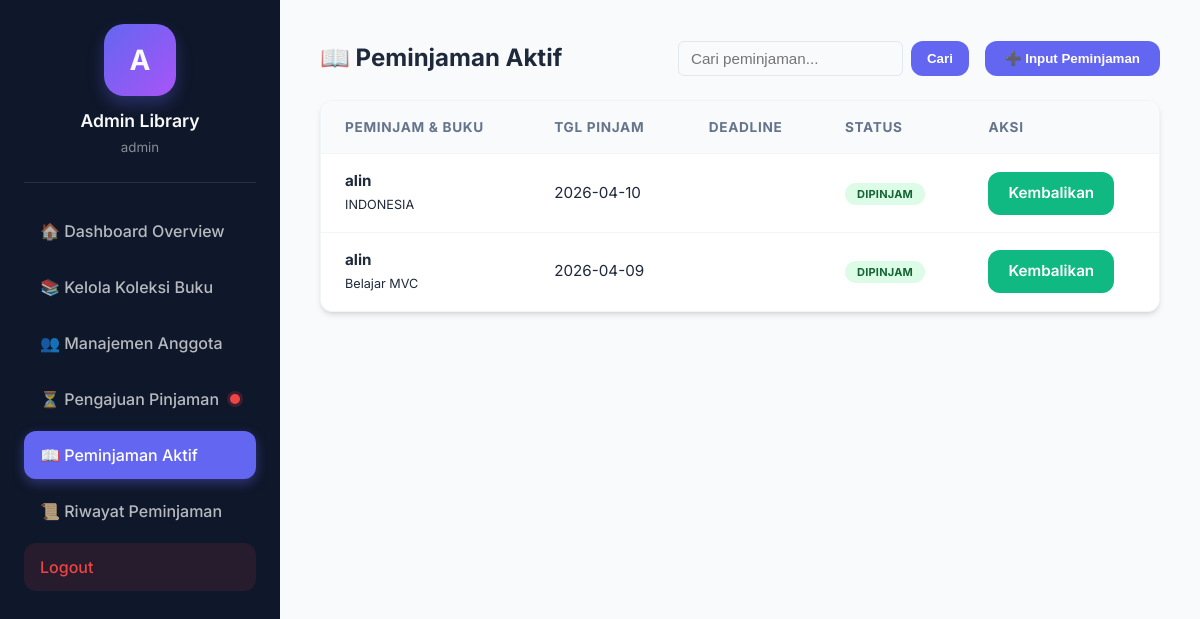
/index.php?url=admin/pinjamanAktif (signed in), run on the app's committed database.
### tables this page shows
CREATE TABLE `tb_peminjaman` (
  `id_peminjaman` int NOT NULL,
  `id_user` int DEFAULT NULL,
  `id_buku` int DEFAULT NULL,
  `tanggal_pinjam` date DEFAULT NULL,
  `tanggal_kembali` date DEFAULT NULL,
  `STATUS` varchar(50) NOT NULL DEFAULT 'Menunggu Persetujuan',
  `id_admin` int DEFAULT NULL,
  `alasan_penolakan` text
);

CREATE TABLE `tb_user` (
  `id_user` int NOT NULL,
  `nama` varchar(100) NOT NULL,
  `email` varchar(100) NOT NULL,
  `password` varchar(255) NOT NULL,
  `jenis_kelamin` varchar(20) DEFAULT NULL,
  `status` varchar(50) DEFAULT NULL,
  `role` enum('admin','user') DEFAULT 'user',
  `status_aktif` enum('Ya','Tidak') NOT NULL DEFAULT 'Ya'
);

CREATE TABLE `tb_buku` (
  `id_buku` int NOT NULL,
  `judul_buku` varchar(100) NOT NULL,
  `pengarang` varchar(100) NOT NULL,
  `penerbit` varchar(100) NOT NULL,
  `tahun_terbit` year DEFAULT NULL,
  `stok` int DEFAULT NULL,
  `status_tampil` enum('Ya','Tidak') NOT NULL DEFAULT 'Ya'
);

### app/controllers/AdminController.php (called while the page is built, shortened)
<?php
require_once __DIR__ . '/../models/PeminjamanModel.php';
class AdminController {
    public function pinjamanAktif() {
        global $conn;
        $peminjamanModel = new PeminjamanModel($conn);
        $keyword = isset($_GET['search']) ? trim($_GET['search']) : '';
        $data_peminjaman = $peminjamanModel->getAllPeminjaman($keyword);
        $data_dipinjam = array_filter($data_peminjaman, function($r) { return $r['STATUS'] == 'Dipinjam'; });
        $pendingCount = $peminjamanModel->getPendingCount();
        require_once __DIR__ . '/../views/admin/pinjaman_aktif.php';
    }
}

### app/models/PeminjamanModel.php (called while the page is built, shortened)
<?php
class PeminjamanModel {
    private $db;
    public function __construct($pdo) {
        $this->db = $pdo;
    }
    public function getPendingCount() {
        $sql = "SELECT COUNT(*) as total
                FROM tb_peminjaman p
                JOIN tb_buku b ON p.id_buku = b.id_buku
                JOIN tb_user u ON p.id_user = u.id_user
                WHERE p.STATUS = 'Menunggu Persetujuan'";
        $stmt = $this->db->prepare($sql);
        $stmt->execute();
        $result = $stmt->fetch(PDO::FETCH_ASSOC);
        return (int) $result['total'];
    }
    public function getAllPeminjaman($keyword = '') {
        $sql = "SELECT p.*, b.judul_buku, u.nama AS nama_siswa
                FROM tb_peminjaman p
                JOIN tb_buku b ON p.id_buku = b.id_buku
                JOIN tb_user u ON p.id_user = u.id_user";
        $params = [];
        $sql .= " ORDER BY p.tanggal_pinjam DESC";
        $stmt = $this->db->prepare($sql);
        $stmt->execute($params);
        return $stmt->fetchAll(PDO::FETCH_ASSOC);
    }
}

### app/views/admin/pinjaman_aktif.php (the view, shortened to what this page needs)
<!DOCTYPE html>
<html lang="id">
<head>
    <link rel="stylesheet" href="<?= BASEURL ?>/css/style.css">
</head>
<body>
    <div class="dashboard-container">
        <div class="sidebar">
            <div class="profile-section">
                <div class="avatar">A</div>
                <h3>Admin Library</h3>
                <small><?= $_SESSION['user']['username'] ?></small>
            </div>
            <nav>
                <a href="index.php?url=admin/dashboard" class="nav-link <?= (!isset($_GET['url']) || strpos($_GET['url'], 'dashboard') !== false)  ? 'active' : '' ?>">
                    <span>🏠 Dashboard Overview</span>
                </a>
                <a href="index.php?url=admin/buku" class="nav-link <?= strpos($_GET['url'] ?? '', 'buku') !== false ? 'active' : '' ?>">
                    <span>📚 Kelola Koleksi Buku</span>
                </a>
                <a href="index.php?url=admin/anggota" class="nav-link <?= strpos($_GET['url'] ?? '', 'anggota') !== false ? 'active' : '' ?>">
                    <span>👥 Manajemen Anggota</span>
                </a>
                <a href="index.php?url=admin/pengajuan" class="nav-link <?= strpos($_GET['url'] ?? '', 'pengajuan') !== false ? 'active' : '' ?>" style="display: flex; justify-content: space-between; align-items: center;">
                    <span>⏳ Pengajuan Pinjaman</span>
                    <?php if(isset($pendingCount) && $pendingCount > 0): ?>
                        <span style="width: 10px; height: 10px; background-color: #ef4444; border-radius: 50%; display: inline-block; box-shadow: 0 0 0 3px rgba(239, 68, 68, 0.2);"></span>
                    <?php endif; ?>
                </a>
                <a href="index.php?url=admin/pinjamanAktif" class="nav-link <?= strpos($_GET['url'] ?? '', 'pinjamanAktif') !== false ? 'active' : '' ?>">
                    <span>📖 Peminjaman Aktif</span>
                </a>
                <a href="index.php?url=admin/riwayat" class="nav-link <?= strpos($_GET['url'] ?? '', 'riwayat') !== false ? 'active' : '' ?>">
                    <span>📜 Riwayat Peminjaman</span>
                </a>
                <a href="index.php?url=auth/logout" class="nav-link logout-btn">
                    <span>Logout</span>
                </a>
            </nav>
        </div>
        <div class="main-content">
            <div class="admin-header">
                <div class="section-title">
                    <h2>📖 Peminjaman Aktif</h2>
                </div>
                <div style="display: flex; gap: 16px; align-items: center;">
                    <form method="GET" action="index.php" style="display: flex; gap: 8px;">
                        <input type="text" name="search" placeholder="Cari peminjaman..." value="<?= isset($_GET['search']) ? htmlspecialchars($_GET['search']) : '' ?>" style="padding: 8px 12px; border: 1px solid #e2e8f0; border-radius: 6px;">
                        <button type="submit" class="btn btn-primary" style="padding: 8px 16px;">Cari</button>
                    </form>
                    <button onclick="showModal('modal-tambah-peminjaman')" class="btn btn-primary">➕ Input Peminjaman</button>
                </div>
            </div>
            <div class="table-container">
                <table>
                    <thead>
                        <tr>
                            <th>Peminjam & Buku</th>
                            <th>Tgl Pinjam</th>
                            <th>Deadline</th>
                            <th>Status</th>
                            <th>Aksi</th>
                        </tr>
                    </thead>
                    <tbody>
                        <?php if(empty($data_dipinjam)): ?>
                            <tr><td colspan="5" style="text-align: center;">Tidak ada peminjaman aktif.</td></tr>
                        <?php else: foreach ($data_dipinjam as $loan): ?>
                        <tr>
                            <td>
                                <strong><?= $loan['nama_siswa']; ?></strong><br>
                                <small><?= $loan['judul_buku']; ?></small>
                            </td>
                            <td><?= $loan['tanggal_pinjam']; ?></td>
                            <td><?= $loan['tanggal_kembali']; ?></td>
                            <td><span class="badge badge-dipinjam"><?= $loan['STATUS']; ?></span></td>
                            <td>
                                <a href="index.php?url=admin/kembalikanBuku&id=<?= $loan['id_peminjaman']; ?>" class="btn btn-sm btn-success">Kembalikan</a>
                            </td>
                        </tr>
                        <?php endforeach; endif; ?>
                    </tbody>
                </table>
            </div>
        </div>
    </div>
</body>
</html>

### public/css/style.css (style rules this page uses)
:root { --primary: #6366f1; --primary-hover: #4f46e5; --secondary: #64748b; --success: #10b981; --warning: #f59e0b; --danger: #ef4444; --background: #f8fafc; --surface: #ffffff; --text-main: #1e293b; --text-muted: #64748b; --sidebar-bg: #0f172a; --sidebar-text: #f8fafc; --glass: rgba(255, 255, 255, 0.7); --glass-border: rgba(255, 255, 255, 0.3); --shadow-sm: 0 1px 2px 0 rgb(0 0 0 / 0.05); --shadow: 0 4px 6px -1px rgb(0 0 0 / 0.1), 0 2px 4px -2px rgb(0 0 0 / 0.1); --shadow-lg: 0 10px 15px -3px rgb(0 0 0 / 0.1), 0 4px 6px -4px rgb(0 0 0 / 0.1); --radius: 12px; }
* { margin: 0; padding: 0; box-sizing: border-box; }
body { font-family: 'Inter', 'Segoe UI', system-ui, -apple-system, sans-serif; background-color: var(--background); color: var(--text-main); line-height: 1.5; -webkit-font-smoothing: antialiased; }
.dashboard-container { display: flex; min-height: 100vh; }
.sidebar { width: 280px; background-color: var(--sidebar-bg); color: var(--sidebar-text); padding: 24px; display: flex; flex-direction: column; position: fixed; height: 100vh; z-index: 50; transition: width 0.3s ease; }
.profile-section { text-align: center; padding-bottom: 24px; border-bottom: 1px solid rgba(255, 255, 255, 0.1); margin-bottom: 24px; }
.avatar { width: 72px; height: 72px; background: linear-gradient(135deg, var(--primary), #a855f7); border-radius: 20px; margin: 0 auto 12px; display: flex; align-items: center; justify-content: center; font-size: 28px; font-weight: 700; box-shadow: 0 8px 16px rgba(99, 102, 241, 0.3); }
.profile-section h3 { font-size: 1.1rem; font-weight: 600; }
.profile-section small { color: rgba(255, 255, 255, 0.5); }
.nav-link { display: flex; align-items: center; padding: 12px 16px; color: rgba(255, 255, 255, 0.7); text-decoration: none; border-radius: var(--radius); margin-bottom: 8px; transition: all 0.2s cubic-bezier(0.4, 0, 0.2, 1); cursor: pointer; font-weight: 500; }
.nav-link.active { background-color: var(--primary); color: white; box-shadow: 0 4px 12px rgba(99, 102, 241, 0.4); }
.logout-btn { margin-top: auto; background-color: rgba(239, 68, 68, 0.1); color: #ef4444; }
.main-content { flex: 1; margin-left: 280px; padding: 40px; }
.btn { padding: 10px 20px; background-color: var(--primary); color: white; text-decoration: none; border-radius: var(--radius); font-weight: 600; display: inline-flex; align-items: center; gap: 8px; border: none; cursor: pointer; transition: all 0.2s; }
.btn-primary { background-color: var(--primary); }
.btn-success { background-color: var(--success); }
.table-container { background: var(--surface); border-radius: var(--radius); box-shadow: var(--shadow); overflow: hidden; border: 1px solid #f1f5f9; }
table { width: 100%; border-collapse: collapse; }
th { background-color: #f8fafc; padding: 16px 24px; text-align: left; font-size: 0.85rem; text-transform: uppercase; letter-spacing: 0.05em; color: var(--text-muted); border-bottom: 1px solid #f1f5f9; }
td { padding: 16px 24px; border-bottom: 1px solid #f1f5f9; color: var(--text-main); font-size: 0.95rem; }
tr:last-child td { border-bottom: none; }
.badge { padding: 4px 12px; border-radius: 9999px; font-size: 11px; font-weight: 700; text-transform: uppercase; letter-spacing: 0.02em; }
.badge-dipinjam { background: #dcfce7; color: #166534; }
input, select { width: 100%; padding: 12px 16px; border: 1px solid #e2e8f0; border-radius: 10px; font-size: 0.95rem; transition: all 0.2s; background: #f8fafc; }

### app/views/admin/pinjaman_aktif.php (style rules this page uses)
.admin-header { display: flex; justify-content: space-between; align-items: center; margin-bottom: 24px; }

### data on the page
tb_peminjaman: id_user.nama "alin", id_buku.judul_buku "INDONESIA", tanggal_pinjam "2026-04-10", STATUS "DIPINJAM"
tb_peminjaman: id_user.nama "alin", id_buku.judul_buku "Belajar MVC", tanggal_pinjam "2026-04-09", STATUS "DIPINJAM"

### other printed values
$_SESSION['user']['username'] "admin"
